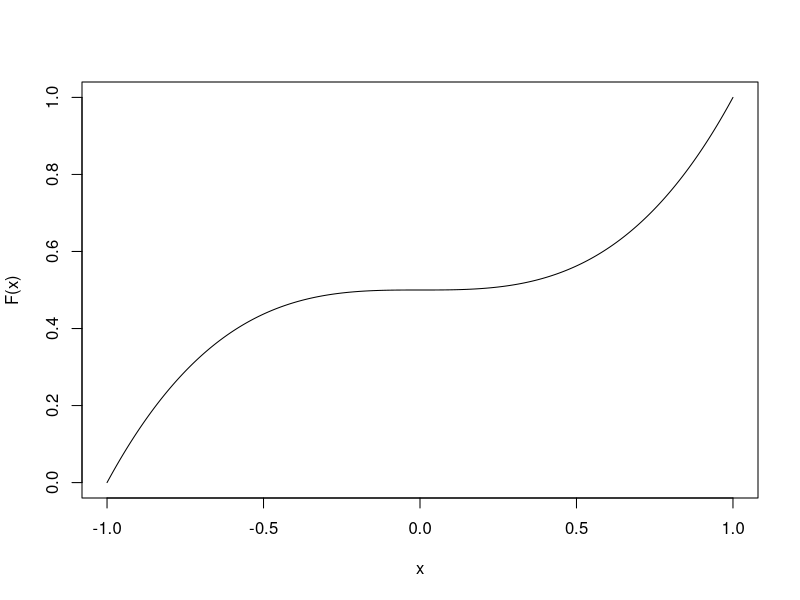

The R source for this figure:
# Problem 1
############

F <- function(x){
  y <- x
  pts <- length(x)
  for (i in pts) {
    ifelse(x[i] < -2, y[i] <- 0,
           ifelse(x[i] < 2, y[i] <- 0.25*x+0.5,
                  ifelse(x[i] >= 2, y[i] <- 1
                         )))
  }
  return(y)
}

# a
F(1.8)
# b
1-F(-1.4)
# c
F(-2)
# d
F(1) - F(-1)

# Problem 2
############
# a
D(expression(1-exp(-2*x)), 'x')
# b 
D(expression(0.2*x),'x')
D(expression(0.04*x + 0.64),'x')

# Problem 3
############
f <- function(x){
  y <- 1.5*x^2
  return(y)
}

F <- function(x){
  y <- x
  pts <- length(x)
  for (i in 1:pts) {
    ifelse(x[i] < -1, y[i] <- 0,
           ifelse(x[i] < 1, y[i] <- (integrate(f, lower = -1, upper = x[i])$val),
                  y[i] <- 1
                  ))
  }
  return(y)
}

# Plot of CDF
curve(F, from = -1, to = 1, n=1001)
# Mean or Expected Value of X
integrate(function(x) x*f(x), lower = -1, upper = 1)
# Variance of X
integrate(function(x) x^2*f(x), lower = -1, upper = 1)

# Problem 4
############
a <- 1.5
b <- 2.2
f <- function(x){
  y <- x
  pts <- length(x)
  for (i in 1:pts) {
    ifelse(x[i] <1.5, y[i] <- 0,
           ifelse(x[i] <= 2.2, y[i] <- (1/(b-a)),
                  y[i] <- 0
                  ))
  }
  return(y)
}
# a
# mean
(a+b)/2
# variance
(b-a)^2/12

# b
integrate(f,lower = -Inf,upper = 2)

# Problem 5
############
# a
qnorm(0.9)
# b
qnorm(0.5)
# c
qnorm(0.1, lower.tail = FALSE)
# d
qnorm(0.9, lower.tail = FALSE)
# e


# Problem 6 
############
# a
p <- 0.9
qnorm((1+p)/2)
qnorm((1-p)/2)
# b
p <- 0.99
qnorm((1+p)/2)
qnorm((1-p)/2)
# c
p <- 0.68
qnorm((1+p)/2)
qnorm((1-p)/2)
# d
p <- 0.9973
qnorm((1+p)/2)
qnorm((1-p)/2)

# Problem 7
############
# a
pnorm(12,mean=12.4,sd=0.1)
# b
pnorm(12.1,mean = 12.4,sd = 0.1) + pnorm(12.6,mean = 12.4,sd = 0.1,lower.tail = FALSE)
# c
p <- 0.99
qnorm((1+p)/2, mean = 12.4,sd = 0.1)
qnorm((1-p)/2, mean = 12.4,sd = 0.1)

# Problem 8
############
n <- 5000
p <- 1-0.999
mu <- n*p
var1 <- n*p*(1-p)
z <- (10-mu)/sqrt(var1)

pnorm(z,lower.tail = FALSE)

# Problem 9
############
# a
lam <- 1000*0.4
# b
z <- (350-lam)/sqrt(lam)
pnorm(z,lower.tail = FALSE)

# Problem 10
############
lam <- 0.0003
# a
pexp(10000,rate = lam,lower.tail = FALSE)
# b
pexp(7000,rate = lam)

# Problem 11
############
mu <- 15
lam <- 1/mu
# a
dexp(30, rate = lam)
# b
pexp(10,rate = lam)
# c
pexp(10,rate = lam) - pexp(5, rate = lam)
# d
qexp(0.9, rate = lam)

# Problem 12
############
lam <- 30/60
r <- 5
# a
mu <- r/lam
std <- sqrt(r/lam^2)
# b
pgamma(10,shape = r,rate = lam)
# c
pgamma(5,shape = r,rate = lam)

# Problem 13
############
lam <- 20
r <- 100
# a
mu <- r/lam
# b
r <- 30
mu <- r/lam
# c
lam <- 5 # calls in 15 sec interval
ppois(3, lam, lower.tail = FALSE)

# Problem 14
############
# a
mu <- 700*gamma(1+0.5)
# b
var1 <- 700^2*gamma(1+(2/2)) - 700^2*(gamma(1+(1/2)))^2
# c
pweibull(mu, 2,scale = 700, lower.tail = FALSE)

# Problem 15
############
# a
plnorm(10, meanlog = 0.5, sdlog = 1, lower.tail = FALSE)
# b
qlnorm(0.5,meanlog = 0.5, sdlog= 1)
# c
mu <- exp(0.5+(1/2))
std <- sqrt(exp(2*0.5+1)*(exp(1)-1))
